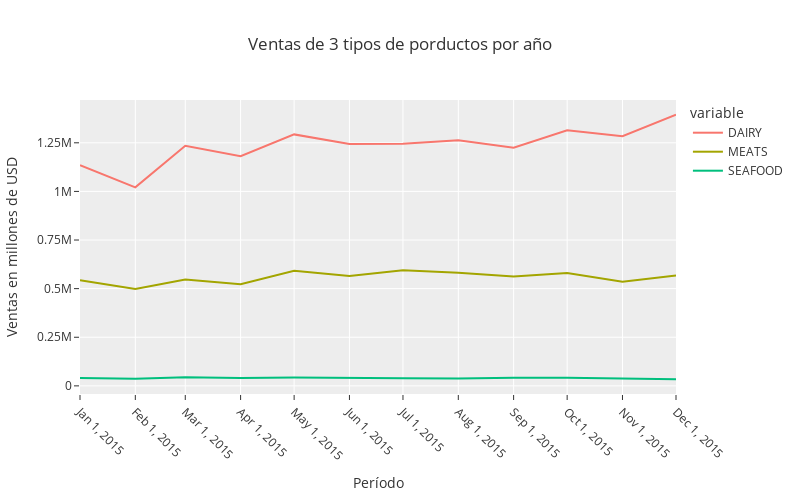

Here is the notebook cell this chart was saved with:
### Code cell
fig = px.line(
    df,
    width=800,
    height=500,
    template='ggplot2',
    title='Ventas de 3 tipos de porductos por año'
)

fig.update_layout(
    xaxis_title='Período',
    yaxis_title='Ventas en millones de USD'
)

fig.update_xaxes(
    tickangle=45,
    tickvals=df.index.values,
    tickmode='array'
)

fig.update_yaxes(
    # nticks=8
    # tickvals=[500000, 1000000]
    dtick=250000
)

fig.show()

### Figure 1 — Plotly figure (JSON) as saved in the notebook; plotly's stock layout.template omitted (floating-point values rounded to 4 significant figures)
{"data": [{"hovertemplate": "variable=DAIRY<br>fecha=%{x}<br>value=%{y}<extra></extra>", "legendgroup": "DAIRY", "line": {"color": "#F8766D", "dash": "solid"}, "marker": {"symbol": "circle"}, "mode": "lines", "name": "DAIRY", "orientation": "v", "showlegend": true, "type": "scatter", "x": ["2015-01", "2015-02", "2015-03", "2015-04", "2015-05", "2015-06", "2015-07", "2015-08", "2015-09", "2015-10", "2015-11", "2015-12"], "xaxis": "x", "y": [1134521, 1020747, 1234851, 1181180, 1293308, 1243588, 1244815, 1263428, 1224619, 1314827, 1283672, 1394582], "yaxis": "y"}, {"hovertemplate": "variable=MEATS<br>fecha=%{x}<br>value=%{y}<extra></extra>", "legendgroup": "MEATS", "line": {"color": "#A3A500", "dash": "solid"}, "marker": {"symbol": "circle"}, "mode": "lines", "name": "MEATS", "orientation": "v", "showlegend": true, "type": "scatter", "x": ["2015-01", "2015-02", "2015-03", "2015-04", "2015-05", "2015-06", "2015-07", "2015-08", "2015-09", "2015-10", "2015-11", "2015-12"], "xaxis": "x", "y": [543100.0, 498700.0, 546500.0, 522300.0, 591700.0, 565000.0, 594900.0, 581200.0, 562700.0, 580800.0, 535900.0, 567400.0], "yaxis": "y"}, {"hovertemplate": "variable=SEAFOOD<br>fecha=%{x}<br>value=%{y}<extra></extra>", "legendgroup": "SEAFOOD", "line": {"color": "#00BF7D", "dash": "solid"}, "marker": {"symbol": "circle"}, "mode": "lines", "name": "SEAFOOD", "orientation": "v", "showlegend": true, "type": "scatter", "x": ["2015-01", "2015-02", "2015-03", "2015-04", "2015-05", "2015-06", "2015-07", "2015-08", "2015-09", "2015-10", "2015-11", "2015-12"], "xaxis": "x", "y": [40470.0, 36070.0, 43810.0, 39980.0, 42510.0, 38780.0, 38540.0, 37770.0, 41910.0, 41420.0, 38820.0, 33730.0], "yaxis": "y"}], "layout": {"height": 500, "legend": {"title": {"text": "variable"}, "tracegroupgap": 0}, "title": {"text": "Ventas de 3 tipos de porductos por año"}, "width": 800, "xaxis": {"anchor": "y", "autorange": true, "domain": [0, 1], "range": ["2015-01-01", "2015-12-01"], "tickangle": 45, "tickmode": "array", "tickvals": ["2015-01", "2015-02", "2015-03", "2015-04", "2015-05", "2015-06", "2015-07", "2015-08", "2015-09", "2015-10", "2015-11", "2015-12"], "title": {"text": "Período"}, "type": "date"}, "yaxis": {"anchor": "x", "autorange": true, "domain": [0, 1], "dtick": 250000, "range": [-41870.0, 1470000.0], "title": {"text": "Ventas en millones de USD"}, "type": "linear"}}}
